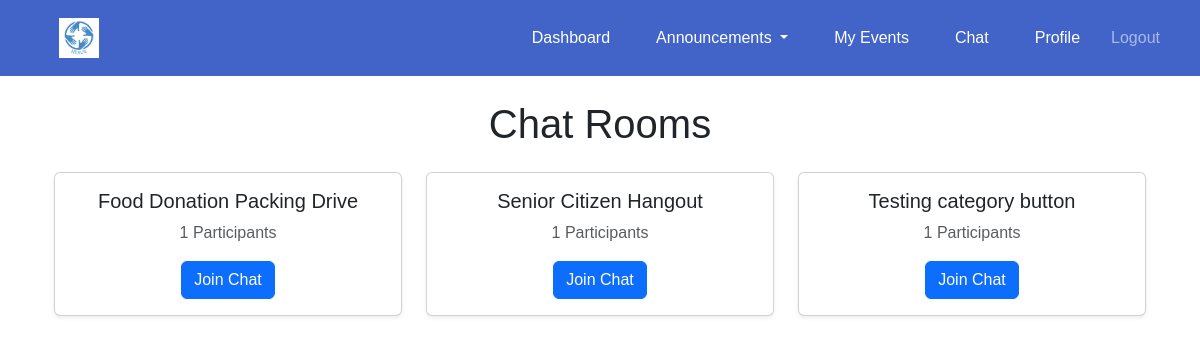
/chat/ (signed in), run on the app's committed database.
### chat/models.py (models this page shows, shortened)
class ChatRoom(models.Model):
    event = models.OneToOneField(Event, on_delete=models.CASCADE, related_name="chatroom")
    created_at = models.DateTimeField(auto_now_add=True)

### events/models.py (models this page shows, shortened)
class Event(models.Model):
    CATEGORY_CHOICES = [
        ('education', 'Education'),
        ('social development', 'Social Development'),
        ('senior citizen', 'Senior Citizen'),
    ]
    organisation = models.ForeignKey(settings.AUTH_USER_MODEL, on_delete=models.CASCADE)
    name = models.CharField(max_length=255)
    description = models.TextField()
    date = models.DateTimeField()
    start_time = models.TimeField(default=time(9, 0))  # Default: 09:00 AM
    end_time = models.TimeField(default=time(17, 0))  # Default: 05:00 PM
    location = models.CharField(max_length=255)
    volunteers_needed = models.PositiveIntegerField()
    roles_responsibilities = models.TextField()
    category = models.CharField(max_length=50, choices=CATEGORY_CHOICES, blank=False, default='Education')

### chat/views.py (the view)
# urls.py: path('', chat_home, name='chat_home'),
@login_required
def chat_home(request):
    if request.user.user_type == 'volunteer':
        registered_events = VolunteerEvent.objects.filter(volunteer=request.user).values_list('event_id', flat=True)
        chat_rooms = ChatRoom.objects.filter(event__id__in=registered_events)
    elif request.user.user_type == 'organisation':
        chat_rooms = ChatRoom.objects.filter(event__organisation=request.user)
    else:
        chat_rooms = ChatRoom.objects.none()  # Empty queryset for unknown user types
    for room in chat_rooms:
        room.participant_count = VolunteerEvent.objects.filter(event=room.event).count()
        room.unread_messages = UnreadMessage.objects.filter(
            message__chatroom=room, user=request.user, is_read=False
        ).count()
    return render(request, "chat/chat_home.html", {"chat_rooms": chat_rooms})

### chat/templates/chat/chat_home.html (shortened to what this page needs)
{% extends "base.html" %}
{% block content %}
    <div class="container mt-4">
        <h1 class="text-center mb-4">Chat Rooms</h1>
        <div class="row">
            {% if chat_rooms %}
                {% for room in chat_rooms %}
                    <div class="col-md-6 col-lg-4 mb-4">
                        <div class="card shadow-sm">
                            <div class="card-body text-center">
                                <h5 class="card-title">{{ room.event.name }}</h5>
                                <p class="card-text text-muted">{{ room.participant_count }} Participants</p>
                                <a href="{% url 'chat:chat_room' room.event.id %}" class="btn btn-primary">Join Chat</a>
                            </div>
                        </div>
                    </div>
                {% endfor %}
            {% else %}
                <div class="col-12 text-center">
                    <p class="text-muted">No chat rooms available.</p>
                </div>
            {% endif %}
        </div>
    </div>
{% endblock %}

### templates/base.html (style rules this page uses)
body { margin: 0; font-family: Arial, sans-serif; }

### data on the page
ChatRoom: event.name "Food Donation Packing Drive", participant_count "1"
ChatRoom: event.name "Senior Citizen Hangout", participant_count "1"
ChatRoom: event.name "Testing category button", participant_count "1"
